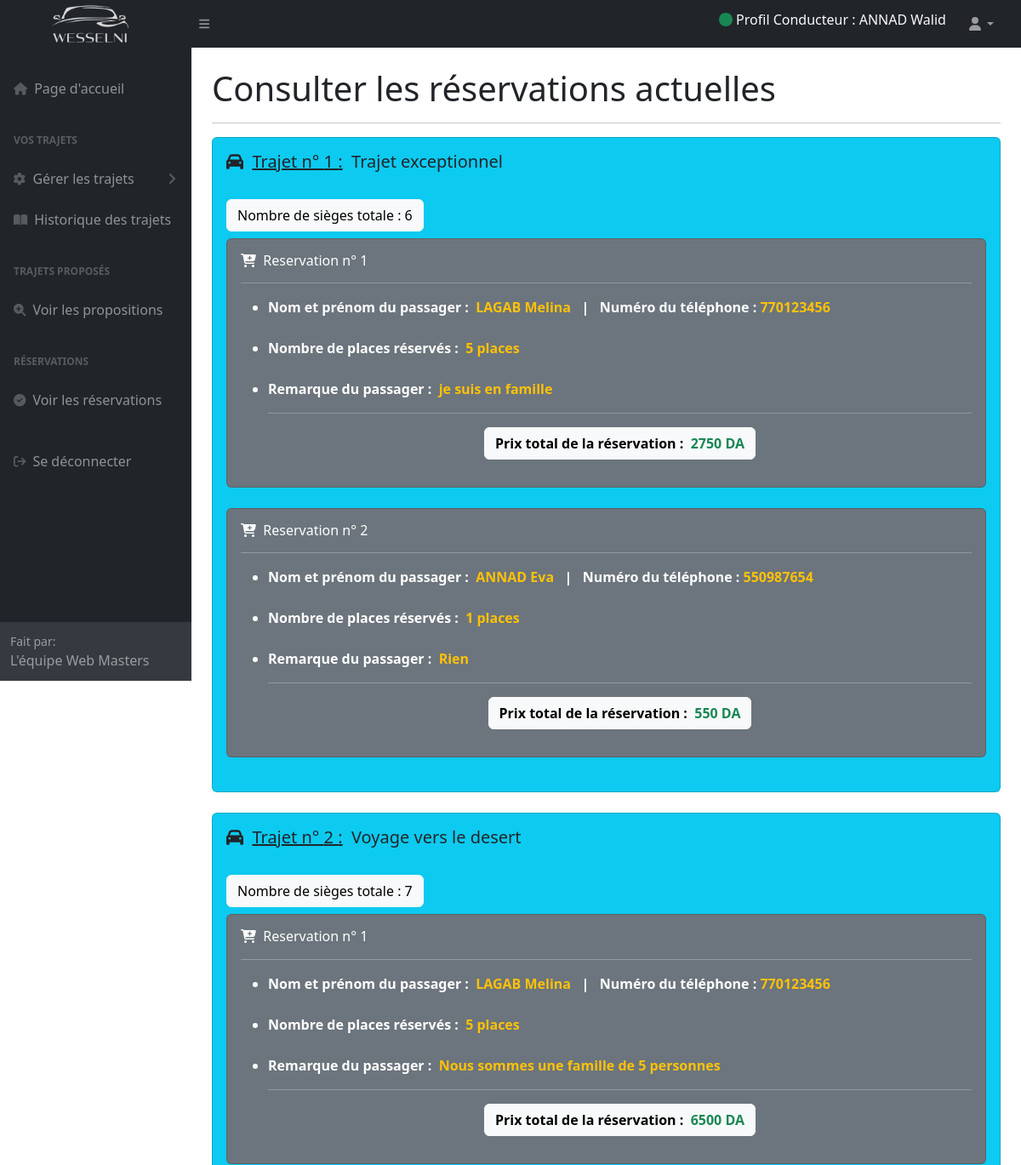
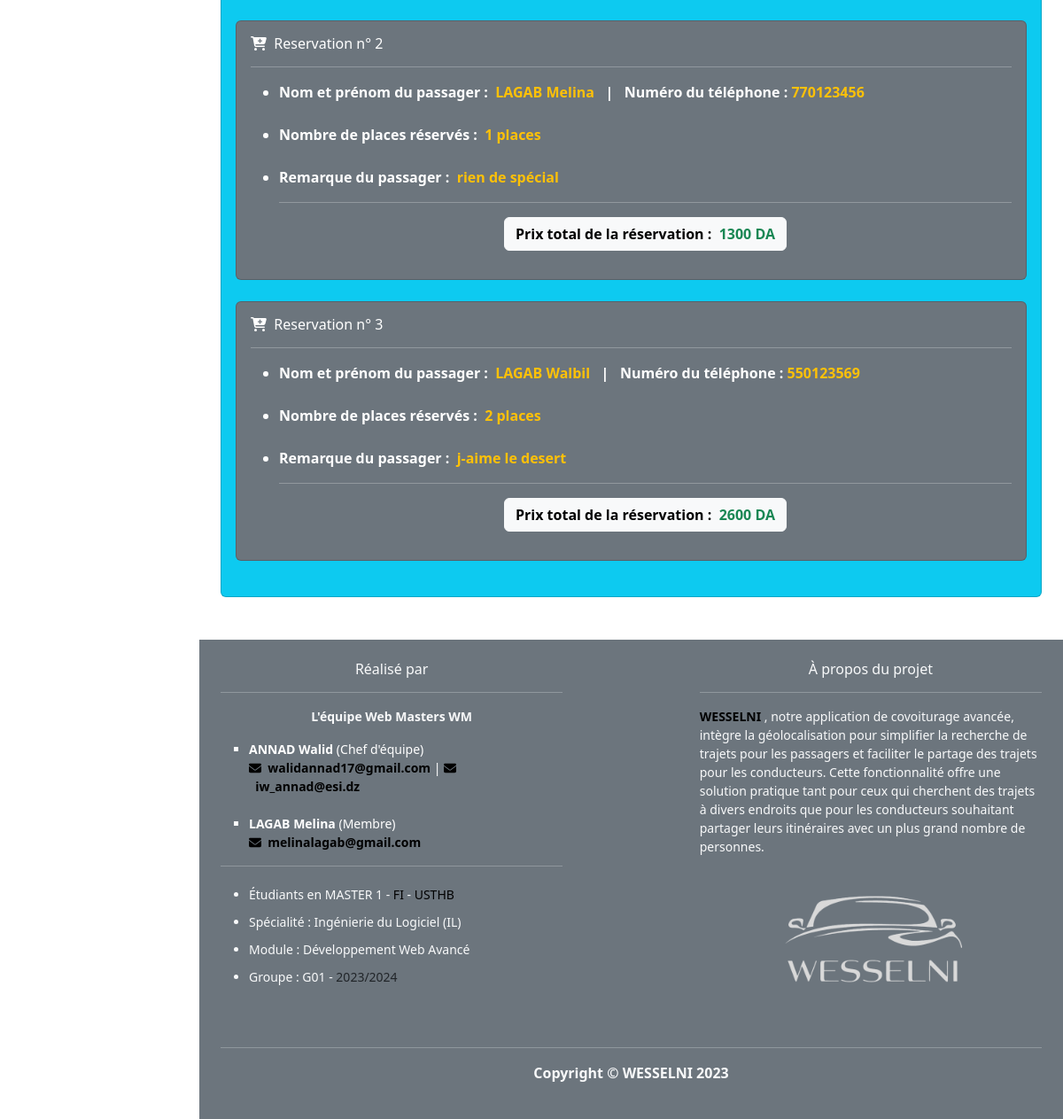
The app's page /Conducteur/voir_reservation.php (signed in) with its own data (2 pictures, top to bottom).
### tables this page shows
CREATE TABLE IF NOT EXISTS `trajet` (
  `idT` int NOT NULL AUTO_INCREMENT,
  `descT` varchar(500) NOT NULL,
  `statut` int NOT NULL COMMENT 'Dispo 1  ou  complet 2',
  `lieu_depart` varchar(500) NOT NULL,
  `date_depart` date NOT NULL,
  `heure_depart` time NOT NULL,
  `lieu_arrive` varchar(500) NOT NULL,
  `duree` varchar(50) NOT NULL,
  `nb_sieges` int NOT NULL,
  `nb_places_dispo` int NOT NULL,
  `prix` float NOT NULL COMMENT 'prix par personne',
  `conditions` varchar(1000) NOT NULL,
  `idConducteur` int NOT NULL,
  PRIMARY KEY (`idT`),
  KEY `fk_tra_conducteur` (`idConducteur`)
);

CREATE TABLE IF NOT EXISTS `reservation` (
  `idR` int NOT NULL AUTO_INCREMENT,
  `idTrajet` int NOT NULL,
  `idPassager` int NOT NULL,
  `nb_places_reserves` int NOT NULL,
  `remarque` varchar(200) NOT NULL,
  PRIMARY KEY (`idR`),
  KEY `fk_res_trajet` (`idTrajet`),
  KEY `fk_res_passager` (`idPassager`)
);

CREATE TABLE IF NOT EXISTS `passager` (
  `idP` int NOT NULL AUTO_INCREMENT,
  `nomP` varchar(50) NOT NULL,
  `prenomP` varchar(50) NOT NULL,
  `telP` int NOT NULL,
  `adresseP` varchar(100) NOT NULL,
  `matriculeP` varchar(12) NOT NULL,
  `emailP` varchar(100) NOT NULL,
  `mdpP` varchar(20) NOT NULL,
  PRIMARY KEY (`idP`),
  UNIQUE KEY `matriculeP` (`matriculeP`)
);

### Conducteur/voir_reservation.php (the view, shortened to what this page needs)
<!DOCTYPE html>
<html lang="en">
    <head>
        <link href="css/styles.css" rel="stylesheet" />
    </head>
    <body class="sb-nav-fixed">
        <?php include'navbar.php'; ?>
        <div id="layoutSidenav">
            <?php include'sidebar.php'; ?>
            <div id="layoutSidenav_content">
                <main>
                    <div class="container-fluid px-4">
                        <?php
                            $today = date("Y-m-d");
                            $cond = $_SESSION['idC'];
                            $sql = "SELECT * FROM trajet WHERE idConducteur='$cond' AND date_depart>'$today'";
                            $req = mysqli_query($conn,$sql);
                            $nb = mysqli_num_rows($req);
                        ?>
                        <h1 class="mt-4">Consulter les réservations actuelles</h1>
                        <hr>
                        <?php
                            if ($nb==0) {
                            ?>
                            <ul class="list-group">
                                <li class="list-group-item list-group-item-danger">
                                    <i class="fa fa-times-circle" aria-hidden="true"></i>&nbsp;&nbsp;Vous n'avez aucun traget  en cours
                                </li>
                            </ul>
                            <?php
                            }else{
                        ?>
                        <div class="col-xl-12 col-md-12">
                            <?php
                            $i = 1;
                            while($row=mysqli_fetch_array($req)){
                                $traj = $row['idT'];
                                $sqll = "SELECT * FROM reservation WHERE idTrajet='$traj'";
                                $reqq = mysqli_query($conn,$sqll);
                            ?>
                            <div class="card bg-info text-white mb-4">
                                <div class="card-body">
                                <h5 class="text-dark"><i class="fa fa-car" aria-hidden="true"></i>&nbsp;&nbsp;<u>Trajet n° <?php echo $i;?> :</u>&nbsp; <?php echo $row['descT']; ?></h5><br>
                                <h5 class="btn btn-light btn-block">Nombre de sièges totale : <?php echo $row['nb_sieges']; ?></h5>
                                      <?php
                                      $j=1;
                                      while ($roww= mysqli_fetch_array($reqq)) {
                                        $idpassag = $roww['idPassager'];
                                        $a="SELECT * FROM passager Where idP='$idpassag'";
                                        $b=mysqli_query($conn,$a);
                                        $c=mysqli_fetch_array($b);
                                        $prix_tot = $roww['nb_places_reserves'] * $row['prix'];
                                      ?>
                                       <div class="card bg-secondary text-white mb-4">
                                            <div class="card-body">
                                                <h6><i class="fa fa-cart-plus" aria-hidden="true"></i>&nbsp;&nbsp;Reservation n° <?php echo $j;?></h6>
                                                <hr>
                                                <ul>
                                                    <li><b>Nom et prénom du passager :&nbsp;&nbsp;<?php echo '<span class="text-warning">'.$c['nomP']." ".$c['prenomP'].'</span>';?> &nbsp;&nbsp;|&nbsp;&nbsp; Numéro du téléphone : <?php echo '<span class="text-warning">'.$c['telP'].'</span>';?></b></li>
                                                    <br>
                                                    <li><b>Nombre de places réservés :&nbsp;&nbsp;<?php echo '<span class="text-warning">'.$roww['nb_places_reserves']." places".'</span>';?></b></li>
                                                    <br>
                                                    <li><b>Remarque du passager :&nbsp;&nbsp;<?php echo '<span class="text-warning">'.$roww['remarque'].'</span>';?></b></li>
                                                    <hr>
                                                    <li class="text-center text-primary" style="list-style:none;"><span class="btn btn-light btn-block"><b>Prix total de la réservation :&nbsp;&nbsp;<?php echo '<span class="text-success">'.$prix_tot." DA".'</span>';?></b></span></li>
                                                </ul>
                                            </div>
                                        </div>
                                       <?php $j++; } ?>
                                </div>
                            </div>
                            <?php $i++; } ?>
                        </div>
                        <?php }?>
                    </div>
                </main>
                <br>
                <?php include'footer.php'; ?>
            </div>
        </div>
    </body>
</html>

### Conducteur/navbar.php (shortened to what this page needs)
<nav class="sb-topnav navbar navbar-expand navbar-dark bg-dark">
            <a class="navbar-brand ps-3" href="index.php">
                <img src="assets/img/WESSELNI_gris.png" style="margin:45px;padding-top:5px;" width="90px;">
            </a>
            <button class="btn btn-link btn-sm order-1 order-lg-0 me-4 me-lg-0" id="sidebarToggle" href="#!"><i class="fas fa-bars"></i></button>
            <div class="bg-dark d-none d-md-inline-block form-inline ms-auto me-0 me-md-3 my-2 my-md-0" id="status_profil">
            <h6 class="text-success"><i class="fa fa-circle" aria-hidden="true"></i>&nbsp;<span class="text-light">Profil Conducteur : <?php echo $_SESSION['nomC']." ".$_SESSION['prenomC'];?></span></h6>
            </div>
            <ul class="navbar-nav ms-auto ms-md-0 me-3 me-lg-4">
                <li class="nav-item dropdown">
                    <a class="nav-link dropdown-toggle" id="navbarDropdown" href="#" role="button" data-bs-toggle="dropdown" aria-expanded="false"><i class="fas fa-user fa-fw"></i></a>
                </li>
            </ul>
        </nav>

### Conducteur/sidebar.php (shortened to what this page needs)
<div id="layoutSidenav_nav">
                <nav class="sb-sidenav accordion sb-sidenav-dark" id="sidenavAccordion">
                    <br>
                    <div class="sb-sidenav-menu">
                        <div class="nav">
                            <a class="nav-link" href="index.php">
                                <div class="sb-nav-link-icon"><i class="fas fa-home"></i></div>
                                Page d'accueil
                            </a>
                            <div class="sb-sidenav-menu-heading">Vos trajets</div>
                            <a class="nav-link collapsed" href="#" data-bs-toggle="collapse" data-bs-target="#collapseLayouts" aria-expanded="false" aria-controls="collapseLayouts">
                                <div class="sb-nav-link-icon"><i class="fa fa-cog"></i></div>
                                Gérer les trajets
                                <div class="sb-sidenav-collapse-arrow"><i class="fas fa-angle-down"></i></div>
                            </a>
                            <a class="nav-link collapsed" href="historique_trajets.php">
                                <div class="sb-nav-link-icon"><i class="fas fa-book-open"></i></div>
                                Historique des trajets
                            </a>
                            <div class="sb-sidenav-menu-heading">Trajets proposés</div>
                            <a class="nav-link" href="consulter_trajets_proposes.php">
                                <div class="sb-nav-link-icon"><i class="fa fa-search-plus" aria-hidden="true"></i></div>
                                Voir les propositions
                            </a>
                            <div class="sb-sidenav-menu-heading">Réservations</div>
                            <a class="nav-link" href="voir_reservation.php">
                                <div class="sb-nav-link-icon"><i class="fa fa-check-circle" aria-hidden="true"></i></div>
                                Voir les réservations
                            </a>
                            <br>
                            <a class="nav-link" href="logout.php">
                                <div class="sb-nav-link-icon"><i class="fas fa-sign-out"></i></div>
                                Se déconnecter
                            </a>
                        </div>
                    </div>
                    <div class="sb-sidenav-footer">
                        <div class="small">Fait par:</div>
                        L'équipe Web Masters
                    </div>
                </nav>
            </div>

### Conducteur/footer.php
<footer class="py-4 bg-secondary text-light mt-auto">
    <div class="container-fluid px-4">
        <div class="d-flex  justify-content-between small">
            <div class="col-xl-5">
                <h6 style="text-align:center; position relative; top:0;">Réalisé par</h6>
                <hr>
                <p style="text-align:center; font-weight:bold;">L'équipe Web Masters WM</p>
                <ul style="list-style-type: square; color:white;">
                    <li><b>ANNAD Walid</b> (Chef d'équipe) </li>
                    <span style="color:black; font-weight:bold;"><i class="fa fa-envelope" aria-hidden="true"></i>&nbsp;&nbsp;walidannad17@gmail.com </span>
                    | <span style="color:black; font-weight:bold;"><i class="fa fa-envelope" aria-hidden="true"></i>&nbsp;&nbsp;iw_annad@esi.dz </span>
                    <br>
                    <br>
                    <li><b>LAGAB Melina</b> (Membre)</li>
                    <span style="color:black; font-weight:bold;"><i class="fa fa-envelope" aria-hidden="true"></i>&nbsp;&nbsp;melinalagab@gmail.com </span>
                </ul>
                <hr>
                <ul style="">
                    <li style="padding:5px 0;">Étudiants en MASTER 1 - <a href="https://finfo.usthb.dz/" style="color:black; text-decoration: none;">FI</a> - <a href="http://193.194.89.19/fr" style="color:black; text-decoration: none;">USTHB</a></li>
                    <li style="padding:5px 0;">Spécialité : Ingénierie du Logiciel (IL)</li>
                    <li style="padding:5px 0;">Module : Développement Web Avancé</li>
                    <li style="padding:5px 0;">Groupe : G01 - <span class="text-dark">2023/2024</span></li>
                </ul>
            </div>
            <div class="col-xl-5">
                <h6 style="text-align:center;">À propos du projet</h6>
                <hr>
                <b style="color:black;">WESSELNI</b> , notre application de covoiturage avancée, intègre la géolocalisation pour simplifier la recherche de trajets pour les passagers et faciliter le partage des trajets pour les conducteurs. Cette fonctionnalité offre une solution pratique tant pour ceux qui cherchent des trajets à divers endroits que pour les conducteurs souhaitant partager leurs itinéraires avec un plus grand nombre de personnes.
                <br>
                <img src="assets/img/WESSELNI_gris.png" width="200px" style="left:25%; position:relative;">
            </div>
        </div>
        <hr>
        <div class="row">
            <div class="col-xl-12">
                <p style="text-align:center; font-weight:bold;">Copyright &copy WESSELNI 2023</p>
            </div>
        </div>
    </div>
</footer>

### records on screen
trajet: descT "Trajet exceptionnel", nb_sieges "6"
reservation: idPassager.nomP "LAGAB", idPassager.prenomP "Melina", idPassager.telP "770123456", nb_places_reserves "5", remarque "je suis en famille", nb_places_reserves.prix "2750"
reservation: idPassager.nomP "ANNAD", idPassager.prenomP "Eva", idPassager.telP "550987654", nb_places_reserves "1", remarque "Rien", nb_places_reserves.prix "550"
trajet: descT "Voyage vers le desert", nb_sieges "7"
reservation: idPassager.nomP "LAGAB", idPassager.prenomP "Melina", idPassager.telP "770123456", nb_places_reserves "5", remarque "Nous sommes une famille de 5 personnes", nb_places_reserves.prix "6500"
reservation: idPassager.nomP "LAGAB", idPassager.prenomP "Melina", idPassager.telP "770123456", nb_places_reserves "1", remarque "rien de spécial", nb_places_reserves.prix "1300"
reservation: idPassager.nomP "LAGAB", idPassager.prenomP "Walbil", idPassager.telP "550123569", nb_places_reserves "2", remarque "j-aime le desert", nb_places_reserves.prix "2600"

### other values on screen
$_SESSION['nomC'] "ANNAD"
$_SESSION['prenomC'] "Walid"
